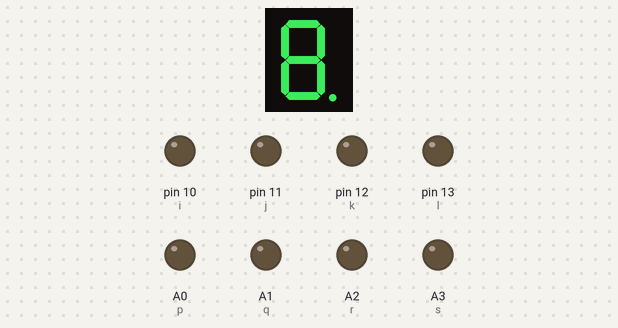
The sketch below on a simulated Arduino Uno, built with avr-gcc and run on an emulated ATmega328P. Shown: 1-digit seven-segment display, output pins drawn as LEDs (lit = HIGH). Wiring (inferred from the names in the program): 1-digit 7-segment display, segments lit when LOW: segments pin 2, pin 3, pin 4, pin 5, pin 6, pin 7, pin 8, pin 9. The segment pins are drawn as the display they are named for; pins used as bus, display or sensor lines are not drawn.

Above: at 0.05 s.
At 4.95 s:
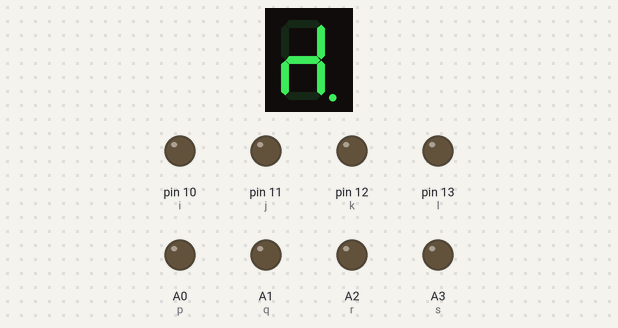
At 9.95 s:
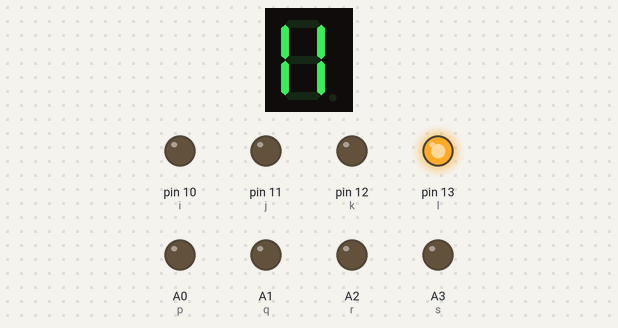
At 19.95 s:
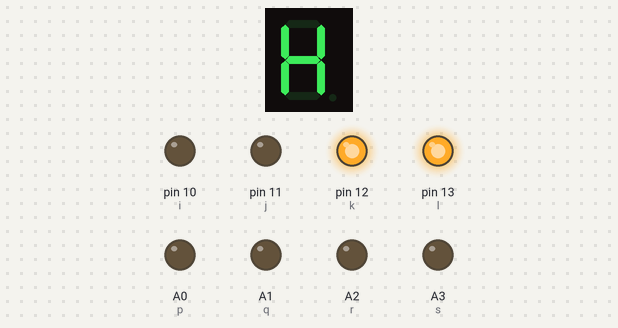
At 29.85 s:
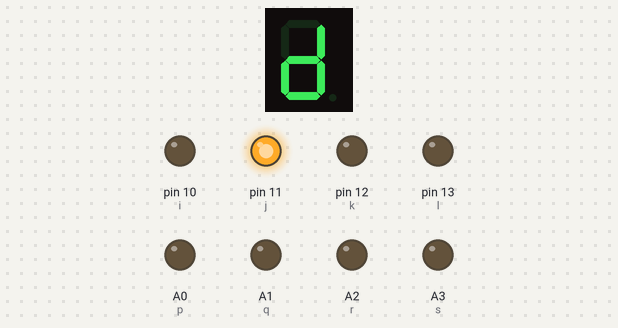
At 39.85 s:
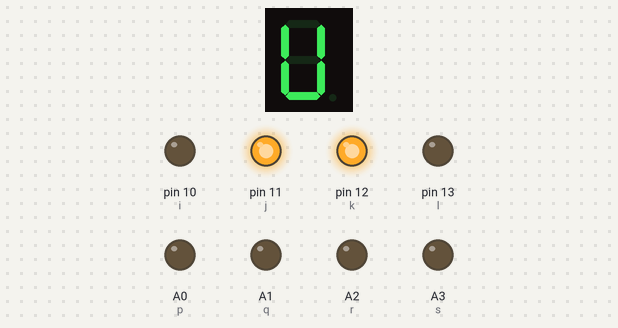
Timing chart, 0 to 40.0 s (numbered marks = the images above):
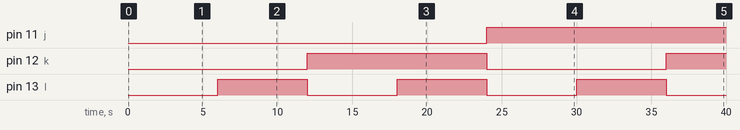

Measured:
- by itself, pin 11 (j): LOW → HIGH at 24.0 s
- by itself, pin 12 (k): LOW → HIGH at 12.0 s, → LOW 12.0 s later, → HIGH 12.0 s later
- by itself, pin 13 (l): alternates HIGH for 6.0 s and LOW for 6.0 s

The sketch:

Digital_Clock_24_proteus.ino
```cpp
int a=2;
int b=3;
int c=4;
int d=5;

int e=6;
int f=7;
int g=8;
int h=9;

int i=10;
int j=11;
int k=12;
int l=13;

int p=A0;
int q=A1;
int r=A2;
int s=A3;

void setup() {
  pinMode(2,OUTPUT);
  pinMode(3,OUTPUT);
pinMode(4,OUTPUT);
pinMode(5,OUTPUT);
pinMode(6,OUTPUT);
pinMode(7,OUTPUT);
pinMode(8,OUTPUT);
pinMode(9,OUTPUT);
pinMode(10,OUTPUT);
pinMode(11,OUTPUT);
pinMode(12,OUTPUT);
pinMode(13,OUTPUT);
pinMode(A0,OUTPUT);
pinMode(A1,OUTPUT);
pinMode(A2,OUTPUT);
pinMode(A3,OUTPUT);
}
void disp1()
{
  digitalWrite(a,0);
  digitalWrite(b,0);
  digitalWrite(c,0);
  digitalWrite(d,0);
  delay(100);
  digitalWrite(a,0);
  digitalWrite(b,0);
  digitalWrite(c,0);
  digitalWrite(d,1);
  delay(100);
  digitalWrite(a,0);
  digitalWrite(b,0);
  digitalWrite(c,1);
  digitalWrite(d,0);
  delay(100);
  digitalWrite(a,0);
  digitalWrite(b,0);
  digitalWrite(c,1);
  digitalWrite(d,1);
  delay(100);
  digitalWrite(a,0);
  digitalWrite(b,1);
  digitalWrite(c,0);
  digitalWrite(d,0);
  delay(100);
  digitalWrite(a,0);
  digitalWrite(b,1);
  digitalWrite(c,0);
  digitalWrite(d,1);
  delay(100);
  digitalWrite(a,0);
  digitalWrite(b,1);
  digitalWrite(c,1);
  digitalWrite(d,0);
  delay(100);
  digitalWrite(a,0);
  digitalWrite(b,1);
  digitalWrite(c,1);
  digitalWrite(d,1);
  delay(100);
  digitalWrite(a,1);
  digitalWrite(b,0);
  digitalWrite(c,0);
  digitalWrite(d,0);
  delay(100);
  digitalWrite(a,1);
  digitalWrite(b,0);
  digitalWrite(c,0);
  digitalWrite(d,1);
  delay(100);
  exit;
}
void disp2()
{
  digitalWrite(e,0);
  digitalWrite(f,0);
  digitalWrite(g,0);
  digitalWrite(h,0);
  //delay(7000);
  disp1();
  //delay(1000);
  digitalWrite(e,0);
  digitalWrite(f,0);
  digitalWrite(g,0);
  digitalWrite(h,1);
  //delay(7000);
  disp1();
  //delay(1000);
  digitalWrite(e,0);
  digitalWrite(f,0);
  digitalWrite(g,1);
  digitalWrite(h,0);
  //delay(7000);
  disp1();
  //delay(1000);
  digitalWrite(e,0);
  digitalWrite(f,0);
  digitalWrite(g,1);
  digitalWrite(h,1);
  //delay(7000);
  disp1();
  //delay(1000);
  digitalWrite(e,0);
  digitalWrite(f,1);
  digitalWrite(g,0);
  digitalWrite(h,0);
  //delay(7000);
  disp1();
  //delay(1000);
  digitalWrite(e,0);
  digitalWrite(f,1);
  digitalWrite(g,0);
  digitalWrite(h,1);
  disp1();
  //delay(7000);
}
void disp3() {
  digitalWrite(i,0);
  digitalWrite(j,0);
  digitalWrite(k,0);
  digitalWrite(l,0);
  disp2();
  digitalWrite(i,0);
  digitalWrite(j,0);
  digitalWrite(k,0);
  digitalWrite(l,1);
  disp2();
  digitalWrite(i,0);
  digitalWrite(j,0);
  digitalWrite(k,1);
  digitalWrite(l,0);
  disp2();
  digitalWrite(i,0);
  digitalWrite(j,0);
  digitalWrite(k,1);
  digitalWrite(l,1);
  disp2();
  digitalWrite(i,0);
  digitalWrite(j,1);
  digitalWrite(k,0);
  digitalWrite(l,0);
  disp2();
  digitalWrite(i,0);
  digitalWrite(j,1);
  digitalWrite(k,0);
  digitalWrite(l,1);
  disp2();
  digitalWrite(i,0);
  digitalWrite(j,1);
  digitalWrite(k,1);
  digitalWrite(l,0);
  disp2();
  digitalWrite(i,0);
  digitalWrite(j,1);
  digitalWrite(k,1);
  digitalWrite(l,1);
  disp2();
  digitalWrite(i,1);
  digitalWrite(j,0);
  digitalWrite(k,0);
  digitalWrite(l,0);
  disp2();
  digitalWrite(i,1);
  digitalWrite(j,0);
  digitalWrite(k,0);
  digitalWrite(l,1);
  disp2();
}
void loop()
{
  digitalWrite(p,0);
  digitalWrite(q,0);
  digitalWrite(r,0);
  digitalWrite(s,0);
  disp3();
  digitalWrite(p,0);
  digitalWrite(q,0);
  digitalWrite(r,0);
  digitalWrite(s,1);
  disp3();
  digitalWrite(p,0);
  digitalWrite(q,0);
  digitalWrite(r,1);
  digitalWrite(s,0);

  digitalWrite(i,0);
  digitalWrite(j,0);
  digitalWrite(k,0);
  digitalWrite(l,0);

  disp2();
  digitalWrite(i,0);
  digitalWrite(j,0);
  digitalWrite(k,0);
  digitalWrite(l,1);
  disp2();

  digitalWrite(i,0);
  digitalWrite(j,0);
  digitalWrite(k,1);
  digitalWrite(l,0);
  disp2();
  digitalWrite(i,0);
  digitalWrite(j,0);
  digitalWrite(k,1);
  digitalWrite(l,1);
  disp2();
}
```
